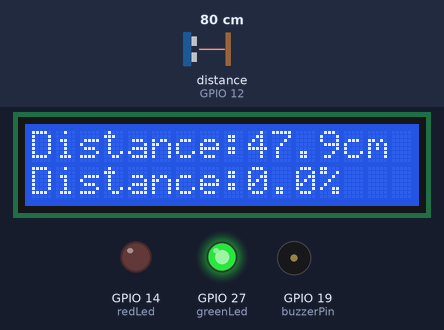
Recording of a sketch running on a simulated ESP32. On the bench: 16×2 character LCD, output pins drawn as LEDs (lit = HIGH), buzzer (waves = sounding, pin HIGH). Wiring (inferred from the names in the program): ultrasonic range finder: trigger GPIO 13; echo GPIO 12. Inputs (shaded band) come from the test bench; at power-on: distance to the obstacle (sensor on GPIO 12) 80 cm. The echo pulse lasts 58.3 µs per cm; WiFi joins after 1.5 s; servers stay silent unless stated; web services answer with replies made up by the test bench; pins used as bus, display or sensor lines are not drawn; what the sketch prints to the serial monitor is not drawn.

Above: at 6.8 s.
6.9 s: distance to the obstacle (sensor on GPIO 12) set to 62 cm
At 11.1 s:
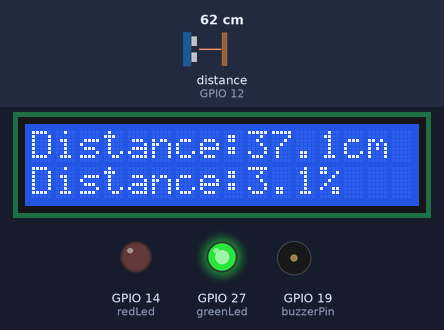
11.2 s: distance to the obstacle (sensor on GPIO 12) set to 56 cm
At 15.2 s:
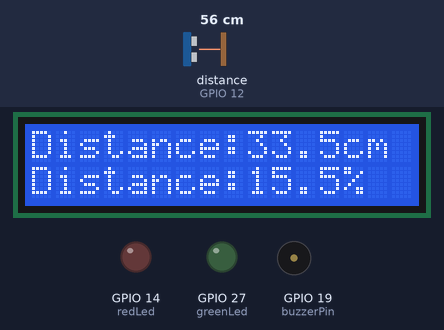
15.5 s: distance to the obstacle (sensor on GPIO 12) set to 22 cm
At 19.6 s:
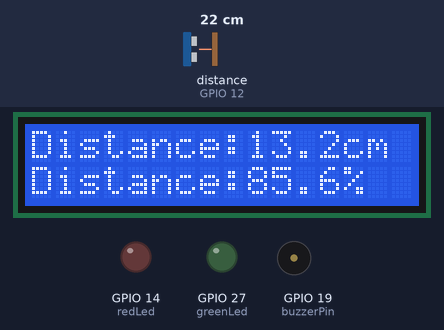
19.8 s: distance to the obstacle (sensor on GPIO 12) set to 17 cm
At 23.9 s:
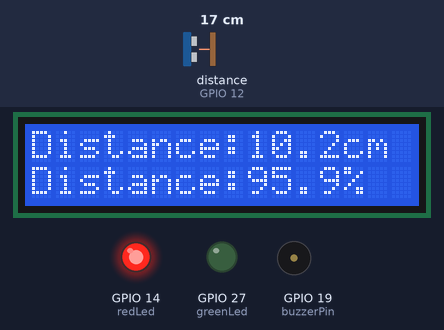
24.1 s: distance to the obstacle (sensor on GPIO 12) set to 14 cm
At 27.6 s:
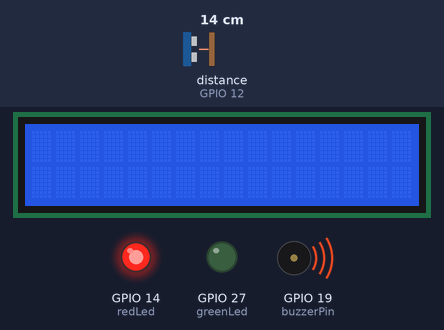
Timing chart, 0 to 29.4 s (numbered marks = the images above; inputs shaded):
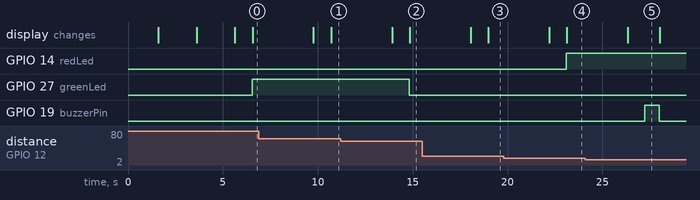

Measured:
- the behaviour switches between 59 and 58 cm on distance to the obstacle (sensor on GPIO 12) (found by bisection; images 1 and 2)
- the behaviour switches between 20 and 19 cm on distance to the obstacle (sensor on GPIO 12) (found by bisection; images 3 and 4)
- the behaviour switches between 16 and 15 cm on distance to the obstacle (sensor on GPIO 12) (found by bisection; images 4 and 5)
- after the input at 6.9 s, the display: first differs from a run without the input after 3.8 s (image 1)
- after the input at 11.2 s, GPIO 27 (greenLed): HIGH → LOW after 3.6 s; the display: first differs from a run without the input after 3.7 s (image 2)
- after the input at 15.5 s, the display: first differs from a run without the input after 3.5 s (image 3)
- after the input at 19.8 s, GPIO 14 (redLed): LOW → HIGH after 3.3 s; the display: first differs from a run without the input after 3.3 s (image 4)
- after the input at 24.1 s, GPIO 19 (buzzerPin): LOW → HIGH after 3.1 s, → LOW 0.75 s later

The sketch:

Waste_Management_System_using_arduino.ino
```cpp
#include <WiFi.h>
#include <HTTPClient.h>
#include <Wire.h>
#include <LiquidCrystal_I2C.h>

// Set the LCD address to 0x27 for a 16 chars and 2 line display
LiquidCrystal_I2C lcd(0x27, 16, 2);


int triggerPin = 13;
int echoPin = 12;
float pingtime=0,distance=0,realdistance=0,average_distance;

int greenLed = 27;
int redLed = 14;
int buzzerPin = 19;
int i;

float max_threshold=9, min_threshold=38,waste_percentage;
const char* ssid = "iPhone";
const char* password = "GEEBEETEE";
// Domain Name with full URL Path for HTTP POST Request
const char* serverName = "http://api.thingspeak.com/update";
// Service API Key
String apiKey = "P1ROPKQQXCPFW4RB";
// THE DEFAULT TIMER IS SET TO 10 SECONDS FOR TESTING PURPOSES
// For a final application, check the API call limits per hour/minute to avoid getting blocked/banned
unsigned long lastTime = 0;
// Set timer to 10 minutes (600000)
//unsigned long timerDelay = 600000;
// Timer set to 10 seconds (10000)
unsigned long timerDelay = 1000;


void setup()
{
 Serial.begin(115200);
 WiFi.begin(ssid, password);
 Serial.println("Connecting");
 while(WiFi.status() != WL_CONNECTED) {
    delay(500);
    Serial.print(".");
 }
 Serial.println("");
 Serial.print("Connected to WiFi network with IP Address: ");
 Serial.println(WiFi.localIP());

 Serial.println("Timer set to 10 seconds (timerDelay variable), it will take 10 seconds before publishing the first reading.");
 lcd.begin();
 lcd.backlight();
 pinMode(triggerPin,OUTPUT);
 pinMode(echoPin,INPUT);
 pinMode(greenLed,OUTPUT);
 pinMode(redLed,OUTPUT);
 pinMode(buzzerPin,OUTPUT);
 lcd.print(" Ultra sonic");
 lcd.setCursor(0,1);
 lcd.print("Distance Meter");
 delay(2000);
 lcd.clear();
 lcd.print(" Circuit Digest");
 delay(2000);
}

void loop()
{
 lcd.clear();
 for(i=1; i<=3; i=i+1){
 digitalWrite(triggerPin,LOW);
 delayMicroseconds(2);
 digitalWrite(triggerPin,HIGH);
 delayMicroseconds(10);
 digitalWrite(triggerPin,LOW);
 delayMicroseconds(2);

 pingtime = pulseIn(echoPin,HIGH);
 distance = pingtime*342./20000.;
 realdistance = realdistance + distance;
 delay(300);
 }
 average_distance = realdistance/5.;
 waste_percentage = 100.*(38.-average_distance)/29.;
 if(waste_percentage>100){
 waste_percentage = 100;
 }
 if(waste_percentage < 0){
 waste_percentage = 0;
 }
 if(waste_percentage <= 10){
  digitalWrite(redLed,LOW);
  digitalWrite(greenLed,HIGH);
 }else{
  digitalWrite(greenLed,LOW);
 }
 if(waste_percentage>=90){
  digitalWrite(greenLed,LOW);
  digitalWrite(redLed,HIGH);
  if(waste_percentage==100){
  digitalWrite(buzzerPin,HIGH);
  delay(750);
  digitalWrite(buzzerPin,LOW);
  }
 }else{
  digitalWrite(redLed,LOW);
 }

 lcd.clear();
 lcd.print("Distance:");
 lcd.print(average_distance,1);
 lcd.print("cm");
 lcd.setCursor(0,1);
 lcd.print("Distance:");
 lcd.print(waste_percentage,1);
 lcd.print("%");
 //Send an HTTP POST request every 10 seconds
 if ((millis() - lastTime) > timerDelay) {
    //Check WiFi connection status
    if(WiFi.status()== WL_CONNECTED){
      Serial.println("Connected");
      HTTPClient http;

      // Your Domain name with URL path or IP address with path
      http.begin(serverName);

      // Specify content-type header
      http.addHeader("Content-Type", "application/x-www-form-urlencoded");
      // Data to send with HTTP POST
      String httpRequestData = "api_key=" + apiKey + "&field1=" + String(waste_percentage);
      // Send HTTP POST request
      int httpResponseCode = http.POST(httpRequestData);
      Serial.println(waste_percentage);

      /*
      // If you need an HTTP request with a content type: application/json, use the following:
      http.addHeader("Content-Type", "application/json");
      // JSON data to send with HTTP POST
      String httpRequestData = "{\"api_key\":\"" + apiKey + "\",\"field1\":\"" + String(random(40)) + "\"}";
      // Send HTTP POST request
      int httpResponseCode = http.POST(httpRequestData);*/

      Serial.print("HTTP Response code: ");
      Serial.println(httpResponseCode);

      // Free resources
      http.end();
    }
    else {
      Serial.println("WiFi Disconnected");
    }
    lastTime = millis();
  }
 delay(3000);
 realdistance = 0;
}
```
